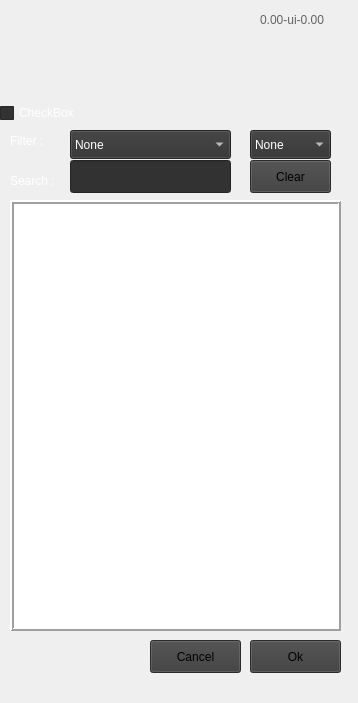
<?xml version="1.0" encoding="UTF-8"?>
<ui version="4.0">
 <class>Form</class>
 <widget class="QWidget" name="Form">
  <property name="geometry">
   <rect>
    <x>0</x>
    <y>0</y>
    <width>358</width>
    <height>703</height>
   </rect>
  </property>
  <property name="windowTitle">
   <string>Form</string>
  </property>
  <widget class="QFrame" name="grb_tasks">
   <property name="geometry">
    <rect>
     <x>0</x>
     <y>100</y>
     <width>341</width>
     <height>531</height>
    </rect>
   </property>
   <property name="palette">
    <palette>
     <active>
      <colorrole role="WindowText">
       <brush brushstyle="SolidPattern">
        <color alpha="255">
         <red>255</red>
         <green>255</green>
         <blue>255</blue>
        </color>
       </brush>
      </colorrole>
      <colorrole role="Button">
       <brush brushstyle="SolidPattern">
        <color alpha="255">
         <red>50</red>
         <green>50</green>
         <blue>50</blue>
        </color>
       </brush>
      </colorrole>
      <colorrole role="Light">
       <brush brushstyle="SolidPattern">
        <color alpha="255">
         <red>50</red>
         <green>50</green>
         <blue>50</blue>
        </color>
       </brush>
      </colorrole>
      <colorrole role="Text">
       <brush brushstyle="SolidPattern">
        <color alpha="255">
         <red>255</red>
         <green>255</green>
         <blue>255</blue>
        </color>
       </brush>
      </colorrole>
      <colorrole role="ButtonText">
       <brush brushstyle="SolidPattern">
        <color alpha="255">
         <red>255</red>
         <green>255</green>
         <blue>255</blue>
        </color>
       </brush>
      </colorrole>
      <colorrole role="Base">
       <brush brushstyle="SolidPattern">
        <color alpha="255">
         <red>50</red>
         <green>50</green>
         <blue>50</blue>
        </color>
       </brush>
      </colorrole>
      <colorrole role="Window">
       <brush brushstyle="SolidPattern">
        <color alpha="255">
         <red>50</red>
         <green>50</green>
         <blue>50</blue>
        </color>
       </brush>
      </colorrole>
      <colorrole role="Highlight">
       <brush brushstyle="SolidPattern">
        <color alpha="255">
         <red>66</red>
         <green>66</green>
         <blue>66</blue>
        </color>
       </brush>
      </colorrole>
      <colorrole role="HighlightedText">
       <brush brushstyle="SolidPattern">
        <color alpha="255">
         <red>210</red>
         <green>210</green>
         <blue>210</blue>
        </color>
       </brush>
      </colorrole>
      <colorrole role="AlternateBase">
       <brush brushstyle="SolidPattern">
        <color alpha="255">
         <red>212</red>
         <green>0</green>
         <blue>0</blue>
        </color>
       </brush>
      </colorrole>
     </active>
     <inactive>
      <colorrole role="WindowText">
       <brush brushstyle="SolidPattern">
        <color alpha="255">
         <red>255</red>
         <green>255</green>
         <blue>255</blue>
        </color>
       </brush>
      </colorrole>
      <colorrole role="Button">
       <brush brushstyle="SolidPattern">
        <color alpha="255">
         <red>50</red>
         <green>50</green>
         <blue>50</blue>
        </color>
       </brush>
      </colorrole>
      <colorrole role="Light">
       <brush brushstyle="SolidPattern">
        <color alpha="255">
         <red>50</red>
         <green>50</green>
         <blue>50</blue>
        </color>
       </brush>
      </colorrole>
      <colorrole role="Text">
       <brush brushstyle="SolidPattern">
        <color alpha="255">
         <red>255</red>
         <green>255</green>
         <blue>255</blue>
        </color>
       </brush>
      </colorrole>
      <colorrole role="ButtonText">
       <brush brushstyle="SolidPattern">
        <color alpha="255">
         <red>255</red>
         <green>255</green>
         <blue>255</blue>
        </color>
       </brush>
      </colorrole>
      <colorrole role="Base">
       <brush brushstyle="SolidPattern">
        <color alpha="255">
         <red>50</red>
         <green>50</green>
         <blue>50</blue>
        </color>
       </brush>
      </colorrole>
      <colorrole role="Window">
       <brush brushstyle="SolidPattern">
        <color alpha="255">
         <red>50</red>
         <green>50</green>
         <blue>50</blue>
        </color>
       </brush>
      </colorrole>
      <colorrole role="Highlight">
       <brush brushstyle="SolidPattern">
        <color alpha="255">
         <red>66</red>
         <green>66</green>
         <blue>66</blue>
        </color>
       </brush>
      </colorrole>
      <colorrole role="HighlightedText">
       <brush brushstyle="SolidPattern">
        <color alpha="255">
         <red>210</red>
         <green>210</green>
         <blue>210</blue>
        </color>
       </brush>
      </colorrole>
      <colorrole role="AlternateBase">
       <brush brushstyle="SolidPattern">
        <color alpha="255">
         <red>212</red>
         <green>0</green>
         <blue>0</blue>
        </color>
       </brush>
      </colorrole>
     </inactive>
     <disabled>
      <colorrole role="WindowText">
       <brush brushstyle="SolidPattern">
        <color alpha="255">
         <red>255</red>
         <green>255</green>
         <blue>255</blue>
        </color>
       </brush>
      </colorrole>
      <colorrole role="Button">
       <brush brushstyle="SolidPattern">
        <color alpha="255">
         <red>50</red>
         <green>50</green>
         <blue>50</blue>
        </color>
       </brush>
      </colorrole>
      <colorrole role="Light">
       <brush brushstyle="SolidPattern">
        <color alpha="255">
         <red>50</red>
         <green>50</green>
         <blue>50</blue>
        </color>
       </brush>
      </colorrole>
      <colorrole role="Text">
       <brush brushstyle="SolidPattern">
        <color alpha="255">
         <red>255</red>
         <green>255</green>
         <blue>255</blue>
        </color>
       </brush>
      </colorrole>
      <colorrole role="ButtonText">
       <brush brushstyle="SolidPattern">
        <color alpha="255">
         <red>255</red>
         <green>255</green>
         <blue>255</blue>
        </color>
       </brush>
      </colorrole>
      <colorrole role="Base">
       <brush brushstyle="SolidPattern">
        <color alpha="255">
         <red>50</red>
         <green>50</green>
         <blue>50</blue>
        </color>
       </brush>
      </colorrole>
      <colorrole role="Window">
       <brush brushstyle="SolidPattern">
        <color alpha="255">
         <red>50</red>
         <green>50</green>
         <blue>50</blue>
        </color>
       </brush>
      </colorrole>
      <colorrole role="Highlight">
       <brush brushstyle="SolidPattern">
        <color alpha="255">
         <red>66</red>
         <green>66</green>
         <blue>66</blue>
        </color>
       </brush>
      </colorrole>
      <colorrole role="HighlightedText">
       <brush brushstyle="SolidPattern">
        <color alpha="255">
         <red>210</red>
         <green>210</green>
         <blue>210</blue>
        </color>
       </brush>
      </colorrole>
      <colorrole role="AlternateBase">
       <brush brushstyle="SolidPattern">
        <color alpha="255">
         <red>212</red>
         <green>0</green>
         <blue>0</blue>
        </color>
       </brush>
      </colorrole>
     </disabled>
    </palette>
   </property>
   <property name="font">
    <font>
     <italic>false</italic>
     <underline>false</underline>
    </font>
   </property>
   <property name="styleSheet">
    <string notr="true"/>
   </property>
   <widget class="QLabel" name="lbl_search">
    <property name="enabled">
     <bool>true</bool>
    </property>
    <property name="geometry">
     <rect>
      <x>10</x>
      <y>70</y>
      <width>81</width>
      <height>21</height>
     </rect>
    </property>
    <property name="styleSheet">
     <string notr="true"/>
    </property>
    <property name="text">
     <string>Search :</string>
    </property>
   </widget>
   <widget class="QTableWidget" name="tbl_tasks">
    <property name="enabled">
     <bool>true</bool>
    </property>
    <property name="geometry">
     <rect>
      <x>10</x>
      <y>100</y>
      <width>331</width>
      <height>431</height>
     </rect>
    </property>
    <property name="styleSheet">
     <string notr="true">selection-background-color: rgb(8, 181, 201);</string>
    </property>
    <property name="frameShape">
     <enum>QFrame::Box</enum>
    </property>
    <property name="frameShadow">
     <enum>QFrame::Raised</enum>
    </property>
    <property name="lineWidth">
     <number>2</number>
    </property>
    <property name="showGrid">
     <bool>true</bool>
    </property>
    <attribute name="horizontalHeaderVisible">
     <bool>false</bool>
    </attribute>
    <attribute name="horizontalHeaderHighlightSections">
     <bool>true</bool>
    </attribute>
    <attribute name="verticalHeaderVisible">
     <bool>false</bool>
    </attribute>
   </widget>
   <widget class="QPushButton" name="btn_clear_sel">
    <property name="enabled">
     <bool>true</bool>
    </property>
    <property name="geometry">
     <rect>
      <x>250</x>
      <y>60</y>
      <width>81</width>
      <height>33</height>
     </rect>
    </property>
    <property name="styleSheet">
     <string notr="true">background-color: rgb(60, 60, 60);</string>
    </property>
    <property name="text">
     <string>Clear</string>
    </property>
   </widget>
   <widget class="QComboBox" name="cb_filter">
    <property name="enabled">
     <bool>true</bool>
    </property>
    <property name="geometry">
     <rect>
      <x>70</x>
      <y>30</y>
      <width>161</width>
      <height>29</height>
     </rect>
    </property>
    <item>
     <property name="text">
      <string>None</string>
     </property>
    </item>
   </widget>
   <widget class="QLineEdit" name="ln_search">
    <property name="enabled">
     <bool>true</bool>
    </property>
    <property name="geometry">
     <rect>
      <x>70</x>
      <y>60</y>
      <width>161</width>
      <height>33</height>
     </rect>
    </property>
   </widget>
   <widget class="QLabel" name="lbl_filter">
    <property name="enabled">
     <bool>true</bool>
    </property>
    <property name="geometry">
     <rect>
      <x>10</x>
      <y>30</y>
      <width>81</width>
      <height>21</height>
     </rect>
    </property>
    <property name="styleSheet">
     <string notr="true"/>
    </property>
    <property name="text">
     <string>Filter :</string>
    </property>
   </widget>
   <widget class="QComboBox" name="cb_asset_step">
    <property name="enabled">
     <bool>true</bool>
    </property>
    <property name="geometry">
     <rect>
      <x>250</x>
      <y>30</y>
      <width>81</width>
      <height>29</height>
     </rect>
    </property>
    <item>
     <property name="text">
      <string>None</string>
     </property>
    </item>
   </widget>
   <widget class="QCheckBox" name="chk_checkBox">
    <property name="enabled">
     <bool>true</bool>
    </property>
    <property name="geometry">
     <rect>
      <x>0</x>
      <y>0</y>
      <width>311</width>
      <height>26</height>
     </rect>
    </property>
    <property name="text">
     <string>CheckBox</string>
    </property>
   </widget>
  </widget>
  <widget class="QLabel" name="lbl_logo">
   <property name="geometry">
    <rect>
     <x>10</x>
     <y>20</y>
     <width>101</width>
     <height>71</height>
    </rect>
   </property>
   <property name="autoFillBackground">
    <bool>false</bool>
   </property>
   <property name="lineWidth">
    <number>0</number>
   </property>
   <property name="text">
    <string/>
   </property>
   <property name="pixmap">
    <pixmap>../images/IN16_Logo_Couleur_FondBlanc-01.png</pixmap>
   </property>
   <property name="scaledContents">
    <bool>true</bool>
   </property>
  </widget>
  <widget class="QLabel" name="lbl_uiversion">
   <property name="geometry">
    <rect>
     <x>260</x>
     <y>10</y>
     <width>91</width>
     <height>21</height>
    </rect>
   </property>
   <property name="text">
    <string>&lt;html&gt;&lt;head/&gt;&lt;body&gt;&lt;p&gt;&lt;span style=&quot; color:#646464;&quot;&gt;0.00-ui-0.00&lt;/span&gt;&lt;/p&gt;&lt;/body&gt;&lt;/html&gt;</string>
   </property>
  </widget>
  <widget class="QPushButton" name="btn_cancel">
   <property name="geometry">
    <rect>
     <x>150</x>
     <y>640</y>
     <width>91</width>
     <height>33</height>
    </rect>
   </property>
   <property name="styleSheet">
    <string notr="true">background-color: rgb(60, 60, 60);</string>
   </property>
   <property name="text">
    <string>Cancel</string>
   </property>
  </widget>
  <widget class="QPushButton" name="btn_ok">
   <property name="geometry">
    <rect>
     <x>250</x>
     <y>640</y>
     <width>91</width>
     <height>33</height>
    </rect>
   </property>
   <property name="styleSheet">
    <string notr="true">background-color: rgb(60, 60, 60);</string>
   </property>
   <property name="text">
    <string>Ok</string>
   </property>
  </widget>
 </widget>
 <resources/>
 <connections/>
</ui>
